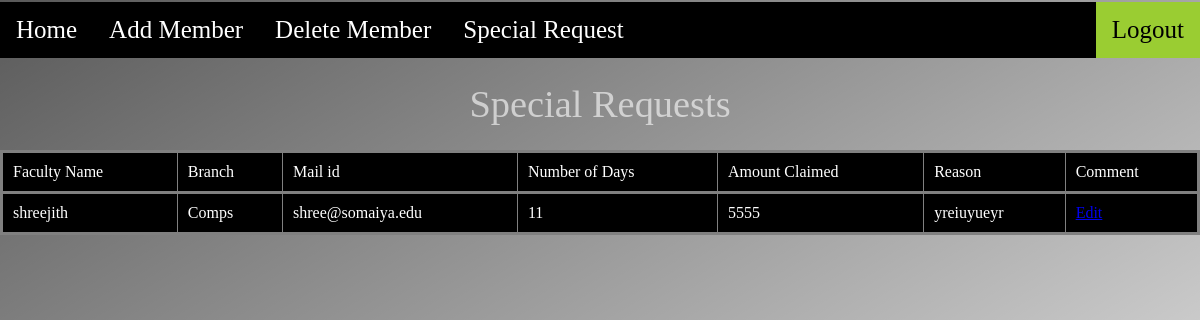
Page /specialrequest.php on the committed database.
### tables this page shows
CREATE TABLE `fdc_leave_data` (
  `Branch` varchar(55) NOT NULL,
  `Faculty_Name` varchar(55) NOT NULL,
  `Faculty_Mailid` varchar(55) NOT NULL,
  `Number_of_ODs` int(11) NOT NULL,
  `Amount` int(11) NOT NULL,
  `Reason` varchar(500) NOT NULL,
  `HOD_name` varchar(55) NOT NULL,
  `HOD_email` varchar(55) NOT NULL,
  `HOD_Remark` varchar(55) NOT NULL,
  `HOD_Remark_Reason` varchar(400) NOT NULL,
  `FDCM_name` varchar(55) NOT NULL,
  `FDCM_mail` varchar(55) NOT NULL,
  `FDCM_Remark` varchar(55) NOT NULL,
  `FDCM_Remark_Reason` varchar(500) NOT NULL,
  `Special_Request` varchar(50) NOT NULL
);

### specialrequest.php (the view, shortened to what this page needs)
<!DOCTYPE html>
<html>
<head>
		<link rel="stylesheet" type="text/css" href="button.css">
		<link rel="stylesheet" type="text/css" href="table.css">
		<link rel="stylesheet" type="text/css" href="blackboard.css">
</head>
<body>
	<div class="shade">
	<ul>
	<li><a href="fdcadminhome.php">Home</a></li>
		<li><a href="addmember.php">Add Member</a></li>
		<li><a href="deletemember.php">Delete Member</a></li>
		<li><a href="specialrequest.php">Special Request</a></li>
		<li style="float:right"><a class="active" href="logout.php">Logout</a></li>
	</ul>
	<p style="text-align: center;font-size: 1.5em;">
	<label>Special Requests</label>
</p>
<table border = "1 solid black">
	<tr>
		<td>Faculty Name</td>
		<td>Branch</td>
		<td>Mail id</td>
		<td>Number of Days</td>
		<td>Amount Claimed</td>
		<td>Reason</td>
		<td>Comment</td>
	</tr>
	<?php
		if($_SERVER['REQUEST_METHOD'] == 'GET')
		{
			$localhost = 'localhost';
			$username = 'root';
			$password = '';
			$db = 'fdc';
			$conn = mysqli_connect($localhost, $username, $password, $db);
			$sql = "Select * from fdc_leave_data where Special_Request = 'Yes'";
			$result = $conn->query($sql);
			if($result->num_rows>0)
			{
				while($row = $result->fetch_assoc())
				{
					$temp = $row['Faculty_Mailid'];
					echo "<tr><td>".$row['Faculty_Name']."</td>".
					"<td>".$row['Branch']."</td>".
					"<td>".$row['Faculty_Mailid']."</td>".
					"<td>".$row['Number_of_ODs']."</td>".
					"<td>".$row['Amount']."</td>".
					"<td>".$row['Reason']."</td>".
					'<td><a href = "fdcadmincomment.php?id='.$temp.'">Edit</a></td></tr>';
				}
			}
		}
	?>
</table>
</body>
</html>

### button.css (style rules this page uses)
ul { list-style-type: none; margin-top: 2px; padding: 0; overflow: hidden; background-color: #000; }
li { float: left; }
li a { display: block; color: white; text-align: center; padding: 14px 16px; text-decoration: none; font-size: 25px; }
li a.active { color: #000; background-color: #9ACD32; }

### table.css (style rules this page uses)
table { border-collapse: collapse; width: 100%; }
td { background-color: black; color: white; padding: 10px; }
tr { border-radius: 15px; border-style: solid; border-spacing: none; }

### blackboard.css (style rules this page uses)
.shade { overflow: auto; position: absolute; top: 0; left: 0; bottom: 0; right: 0; background-image: linear-gradient( 150deg, rgba(0, 0, 0, 0.65), transparent); }
p { position: relative; margin-bottom: 1em; }
label { vertical-align: middle; font-family: 'Permanent Marker', cursive; font-size: 1.6em; color: rgba(238, 238, 238, 0.7); }

### specialrequest.php (style rules this page uses)
body { background-image: url('laptop.jpg'); background-repeat: no-repeat; background-size: 1800px 800px; }

### rows in the picture
fdc_leave_data: Faculty_Name "shreejith", Branch "Comps", Faculty_Mailid "shree@somaiya.edu", Number_of_ODs "11", Amount "5555", Reason "yreiuyueyr"
